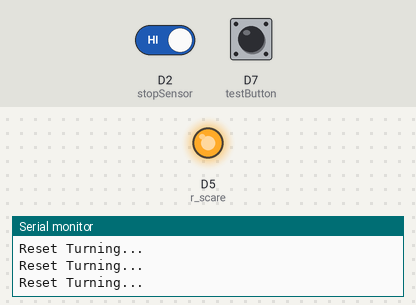
Recording of a sketch running on a simulated ESP8266 (NodeMCU). Parts: output pins drawn as LEDs (lit = HIGH), the last lines printed to the serial monitor. The test bench sets the inputs (shaded band); at power-on: D2 (stopSensor) HIGH, D7 (testButton) HIGH. WiFi joins after 1.5 s; servers stay silent unless stated; no MQTT or app messages arrive unless stated; not simulated (calls return 0 or success): credentials.h.

Above: at 2.4 s.
2.5 s: D2 (stopSensor) driven LOW
At 2.9 s:
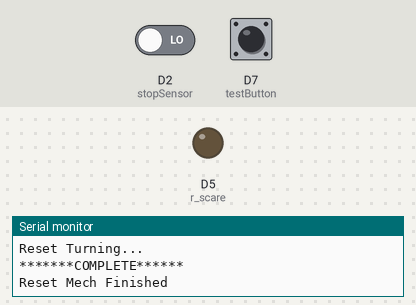
4.0 s: D7 (testButton) pulled LOW for 0.15 s
At 4.6 s:
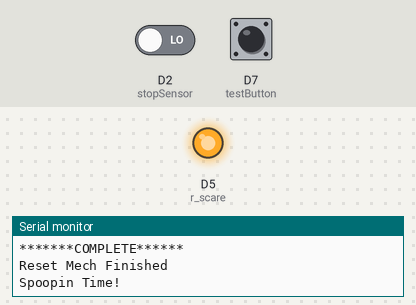
Timing chart, 0 to 7.0 s (numbered marks = the images above; inputs shaded):
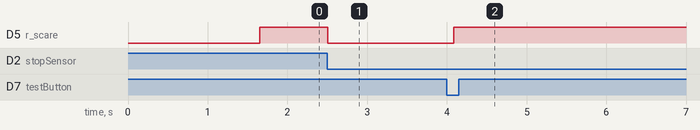

The sketch:

PerilousPassage-GhostfaceMech.ino
```cpp
// ***************************************
// ********** Global Variables ***********
// ***************************************


//Globals for Wifi Setup and OTA
#include <credentials.h>
#include <ESP8266WiFi.h>
#include <ESP8266mDNS.h>
#include <WiFiUdp.h>
#include <ArduinoOTA.h>

//WiFi Credentials
#ifndef STASSID
#define STASSID "your_ssid"
#endif
#ifndef STAPSK
#define STAPSK  "your_password"
#endif
const char* ssid = STASSID;
const char* password = STAPSK;

//MQTT
#include <Adafruit_MQTT.h>
#include <Adafruit_MQTT_Client.h>
#ifndef AIO_SERVER
#define AIO_SERVER      "your_MQTT_server_address"
#endif
#ifndef AIO_SERVERPORT
#define AIO_SERVERPORT  0000 //Your MQTT port
#endif
#ifndef AIO_USERNAME
#define AIO_USERNAME    "your_MQTT_username"
#endif
#ifndef AIO_KEY
#define AIO_KEY         "your_MQTT_key"
#endif
#define MQTT_KEEP_ALIVE 150
unsigned long previousTime;

//Initialize and Subscribe to MQTT
WiFiClient client;
Adafruit_MQTT_Client mqtt(&client, AIO_SERVER, AIO_SERVERPORT, AIO_USERNAME, AIO_KEY);
Adafruit_MQTT_Subscribe mech = Adafruit_MQTT_Subscribe(&mqtt, AIO_USERNAME "/feeds/perilouspassage.mechcontrol");

//Globals for Relays
#define r_scare D5
#define stopSensor D2
#define testButton D7


// ***************************************
// *************** Setup *****************
// ***************************************


void setup() {

  //Initialize Serial
  Serial.begin(115200);
  Serial.println("Booting");

  //Initialize input & output
  pinMode(testButton, INPUT_PULLUP );
  pinMode(stopSensor, INPUT_PULLUP );
  pinMode(r_scare, OUTPUT);
  digitalWrite(r_scare, LOW); //LOW is off

  //WiFi Initialization
  wifiSetup();

  //Initialize MQTT
  mqtt.subscribe(&mech);
  MQTT_connect();

  delay(100);

  resetMech();
}


// ***************************************
// ************* Da Loop *****************
// ***************************************


void loop() {

  //Network Housekeeping
  ArduinoOTA.handle();
  MQTT_connect();

  //State Manager
  Adafruit_MQTT_Subscribe *subscription;
  while ((subscription = mqtt.readSubscription(10))) {
    Serial.println("Subscription Recieved");
    uint16_t value = atoi((char *)mech.lastread);

    // [Activate Scare!]
    if (value == 1) {
      spoopin();
    }
  }

  if (digitalRead(testButton) == LOW) {
    delay(10);
    if (digitalRead(testButton) == LOW) {
      spoopin();
    }
  }

  delay(100);
}


// ***************************************
// ********** Backbone Methods ***********
// ***************************************


void spoopin() {

  delay(10);
  Serial.println("Spoopin Time!");
  digitalWrite(r_scare, HIGH);
  delay(3000);
  resetMech();
}

void resetMech() {

  Serial.println("Reset Mech Beginning");

  //Check for the stopSensor
  if (digitalRead(stopSensor) == HIGH) {
    Serial.println("Resetting");
    digitalWrite(r_scare, HIGH);
    int i = digitalRead(stopSensor);

    while (i == 1) {
      Serial.println("Reset Turning...");
      delay(10);
      i = digitalRead(stopSensor);
    }
    digitalWrite(r_scare, LOW);
    Serial.println("*******COMPLETE******");
  }
  delay(10);
  Serial.println("Reset Mech Finished");
}

void wifiSetup() {

  WiFi.mode(WIFI_STA);
  WiFi.begin(ssid, password);
  while (WiFi.waitForConnectResult() != WL_CONNECTED) {
    Serial.println("Connection Failed! Rebooting...");
    delay(5000);
    ESP.restart();
  }
  ArduinoOTA.setHostname("PerilousPassage_GhostfaceMech");
  ArduinoOTA.onStart([]() {
    String type;
    if (ArduinoOTA.getCommand() == U_FLASH) {
      type = "sketch";
    } else { // U_SPIFFS
      type = "filesystem";
    }
    Serial.println("Start updating " + type);
  });
  ArduinoOTA.onEnd([]() {
    Serial.println("\nEnd");
  });
  ArduinoOTA.onProgress([](unsigned int progress, unsigned int total) {
    Serial.printf("Progress: %u%%\r", (progress / (total / 100)));
  });
  ArduinoOTA.onError([](ota_error_t error) {
    Serial.printf("Error[%u]: ", error);
    if (error == OTA_AUTH_ERROR) {
      Serial.println("Auth Failed");
    } else if (error == OTA_BEGIN_ERROR) {
      Serial.println("Begin Failed");
    } else if (error == OTA_CONNECT_ERROR) {
      Serial.println("Connect Failed");
    } else if (error == OTA_RECEIVE_ERROR) {
      Serial.println("Receive Failed");
    } else if (error == OTA_END_ERROR) {
      Serial.println("End Failed");
    }
  });
  ArduinoOTA.begin();
  Serial.println("Ready");
  Serial.print("IP address: ");
  Serial.println(WiFi.localIP());
}

void MQTT_connect() {
  int8_t ret;

  // Stop if already connected.
  if (mqtt.connected()) {
    //Serial.println("Connected");
    return;
  }
  Serial.print("Connecting to MQTT... ");
  uint8_t retries = 3;

  while ((ret = mqtt.connect()) != 0) { // connect will return 0 for connected
    Serial.println(mqtt.connectErrorString(ret));
    Serial.println("Retrying MQTT connection in 5 seconds...");
    mqtt.disconnect();
    delay(5000);  // wait 5 seconds
    retries--;
    if (retries == 0) {
      // basically die and wait for WDT to reset me
      //while (1);
      Serial.println("Wait 10 min to reconnect");
      delay(600000);
    }
  }
  Serial.println("MQTT Connected!");
}
```

Measured:
- after the input at 2.5 s, D5 (r_scare): HIGH → LOW at once
- after the input at 4.0 s, D5 (r_scare): LOW → HIGH after 0.09 s
